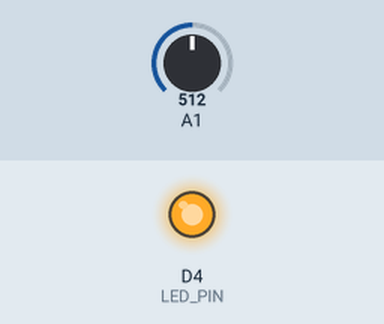
Simulated run of this sketch. Board: Arduino Zero (SAMD21). Parts: output pins drawn as LEDs (lit = HIGH). The inputs (shaded band) are chosen by the test bench; at power-on: A1 = 512 (analog values on the 0–1023 scale). What the sketch prints to the serial monitor is not drawn.

Above: at 1.2 s.
1.3 s: A1 set to 430
2.8 s: A1 set to 401
At 3.2 s:
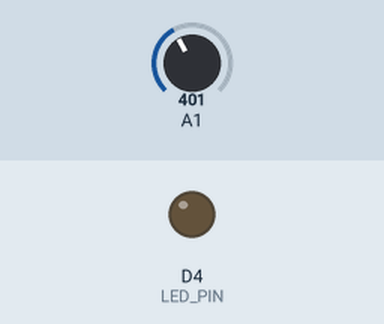
4.3 s: A1 set to 432
5.8 s: A1 set to 461
At 6.8 s:
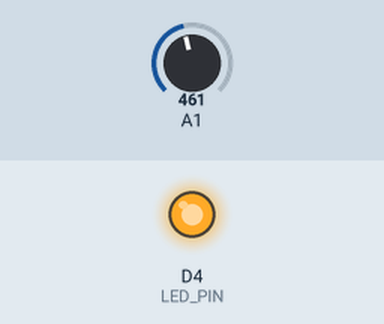
7.3 s: A1 set to 390
At 8.2 s:
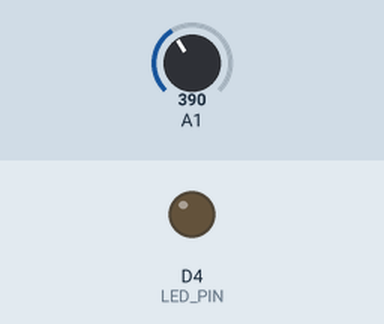
Timing chart, 0 to 9.8 s (numbered marks = the images above; inputs shaded):
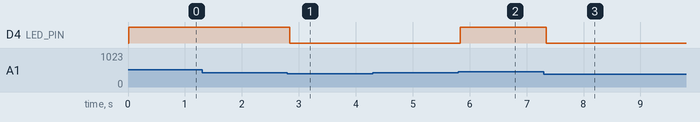

Measured:
- the behaviour switches between 413 and 412 on A1 (found by bisection; images 0 and 1)
- the behaviour switches between 450 and 451 on A1 (found by bisection; images 1 and 2)
- after the input at 2.8 s, D4 (LED_PIN): HIGH → LOW at once
- after the input at 5.8 s, D4 (LED_PIN): LOW → HIGH at once
- after the input at 7.3 s, D4 (LED_PIN): HIGH → LOW after 0.05 s

The sketch:

SoundDetectionLogic.ino
```cpp
/*
  TEST: Sound Detection Logic using an envelope with hysteresis thresholds

  PURPOSE:
  Validate stable sound detection using an envelope follower combined with hysteresis thresholds

  METHOD:
  - Sample the ADC readings from the MAX9814 microphone
  - Convert to an amplitude using a fixed midpoint
  - Apply envelope smoothing, which is a digital low-pass filter
  - Apply hysteresis thresholds to determine soundState
  - Output raw, envelope, and sound state to serial plotter
  - Drive an LED based on detected sound state

  EXPECTED RESULT:
  - Smooth envelope signal during sound events
  - Stable ON/OFF transitions, with no flickering
  - LED remains ON for duration of sustained sounds, such as alarm beeps
  - Minimal triggering from normal speech or background noise
*/

#define ADC_PIN 1
#define LED_PIN 4
#define ADC_MIDPOINT 1400

#define THRESHOLD_HIGH 400
#define THRESHOLD_LOW 250

#define SAMPLE_RATE 8000
#define SAMPLE_PERIOD_US (1000000 / SAMPLE_RATE)

#define DECAY 0.97 // Can be adjusted between 0.90 and 0.99. This test sketch worked at this value.

bool soundState = false;
int statePlot; // For visual purposes only, so that when soundState is true, it is higher than everything else on the serial plotter
float envelope = 0; // Envelope based detection

void setup(){
  Serial.begin(115200);
  analogReadResolution(12);
  pinMode(LED_PIN, OUTPUT);
}

void loop(){
  static unsigned long lastSampleTime = 0;
  unsigned long now = micros();

  if (now - lastSampleTime >= SAMPLE_PERIOD_US){
    lastSampleTime = now;

    int sample = analogRead(ADC_PIN);
    int amplitude = abs(sample - ADC_MIDPOINT);

    // Envelope Follower
    envelope = envelope * DECAY + amplitude * (1 - DECAY);

    // Hysteresis on envelope
    if(soundState){
      if(envelope < THRESHOLD_LOW){
        soundState = false;
        digitalWrite(LED_PIN, LOW);
      }
    }

    else{
      if(envelope > THRESHOLD_HIGH){
        soundState = true;
        digitalWrite(LED_PIN, HIGH);
      }
    }

    if (soundState){
      statePlot = 800;
    }
    else{
      statePlot = 0;
    }

    // For serial plotter
    Serial.print(amplitude); // Raw values
    Serial.print(",");
    Serial.print(envelope); // Smoothed
    Serial.print(",");
    Serial.println(statePlot);
  }
}
```
